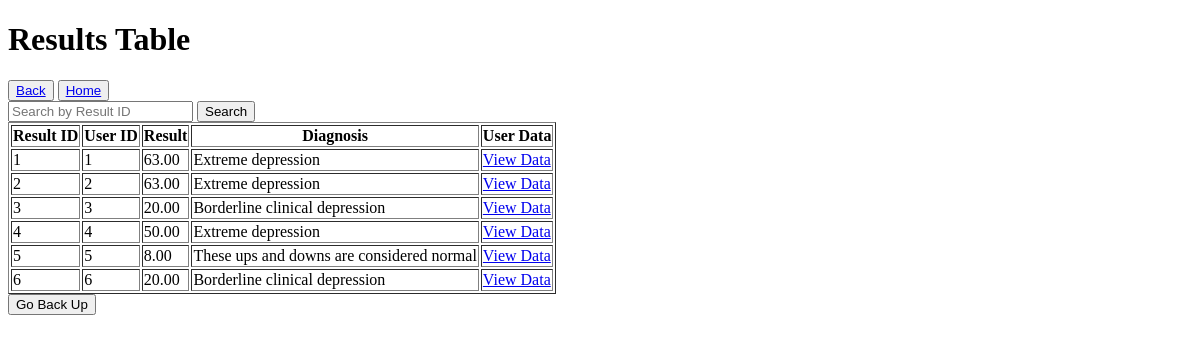
Page /viewAdmin/viewResults.php on the earlier database version.
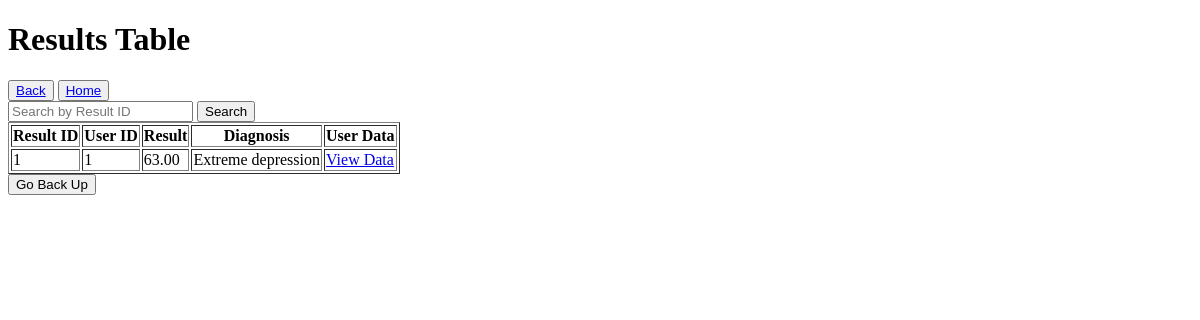
Same page on the later database version.
### tables this page shows
CREATE TABLE `result` (
  `result_id` int(11) NOT NULL,
  `user_id` int(11) NOT NULL,
  `q1` int(11) DEFAULT NULL,
  `q2` int(11) DEFAULT NULL,
  `q3` int(11) DEFAULT NULL,
  `q4` int(11) DEFAULT NULL,
  `q5` int(11) DEFAULT NULL,
  `q6` int(11) DEFAULT NULL,
  `q7` int(11) DEFAULT NULL,
  `q8` int(11) DEFAULT NULL,
  `q9` int(11) DEFAULT NULL,
  `q10` int(11) DEFAULT NULL,
  `q11` int(11) DEFAULT NULL,
  `q12` int(11) DEFAULT NULL,
  `q13` int(11) DEFAULT NULL,
  `q14` int(11) DEFAULT NULL,
  `q15` int(11) DEFAULT NULL,
  `q16` int(11) DEFAULT NULL,
  `q17` int(11) DEFAULT NULL,
  `q18` int(11) DEFAULT NULL,
  `q19` int(11) DEFAULT NULL,
  `q20` int(11) DEFAULT NULL,
  `q21` int(11) DEFAULT NULL,
  `result` decimal(10,2) DEFAULT NULL
);

### controller/results.php (the view, shortened to what this page needs)
<?php
require $_SERVER["DOCUMENT_ROOT"] . '/simpleAdmin/config/dbconnect.php';
$sql = "SELECT * FROM result";
$result = $conn->query($sql);
if ($result->num_rows > 0) {
    echo '<table border="1">';
    echo '<tr>';
    echo '<th>Result ID</th>';
    echo '<th>User ID</th>';
    echo '<th>Result</th>';
    echo '<th>Diagnosis</th>';
    echo '<th>User Data</th>';
    echo '</tr>';
    while ($row = $result->fetch_assoc()) {
        echo '<tr>';
        echo '<td class="result-id">' . $row['result_id'] . '</td>';
        echo '<td>' . $row['user_id'] . '</td>';
        echo '<td>' . $row['result'] . '</td>';
        $diagnosis = '';
        $resultValue = $row['result'];
        if ($resultValue >= 1 && $resultValue <= 10) {
            $diagnosis = 'These ups and downs are considered normal';
        } elseif ($resultValue >= 11 && $resultValue <= 16) {
            $diagnosis = 'Mild mood disturbance';
        } elseif ($resultValue >= 17 && $resultValue <= 20) {
            $diagnosis = 'Borderline clinical depression';
        } elseif ($resultValue >= 21 && $resultValue <= 30) {
            $diagnosis = 'Moderate depression';
        } elseif ($resultValue >= 31 && $resultValue <= 40) {
            $diagnosis = 'Severe depression';
        } elseif ($resultValue > 40) {
            $diagnosis = 'Extreme depression';
        }
        echo '<td>' . $diagnosis . '</td>';
        echo '<td><a href="../viewAdmin/viewUsers.php?user_id=' . $row['user_id'] . '">View Data</a></td>';
        echo '</tr>';
    }
}
?>

### viewAdmin/viewResults.php (shortened to what this page needs)
<!DOCTYPE html>
<html lang="en">
<head>
</head>
<body>
    <h1>Results Table</h1>
    <div class="button-container">
        <button><a class="text-white" href="<?php echo $_SERVER['HTTP_REFERER']; ?>">Back</a></button>
        <button><a class="text-white" href="../adminDashboard.php">Home</a></button>
    </div>
    <input type="text" id="searchInput" placeholder="Search by Result ID">
    <button id="searchButton" onclick="searchResults()">Search</button>
    <table>
        <?php
        include "../controller/results.php";
        ?>
    </table>
    <button id="goBackButton">Go Back Up</button>
</body>
</html>

Differences in the rows shown:
removed result: result_id "2", user "2", result "63.00", result "Extreme depression"
removed result: result_id "3", user "3", result "20.00", result "Borderline clinical depression"
removed result: result_id "4", user "4", result "50.00", result "Extreme depression"
removed result: result_id "5", user "5", result "8.00", result "These ups and downs are considered normal"
removed result: result_id "6", user "6", result "20.00", result "Borderline clinical depression"
